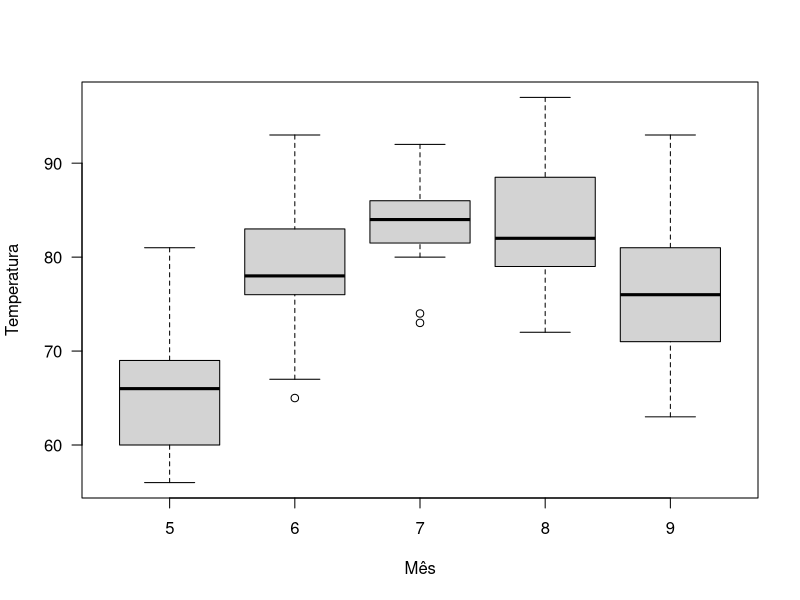

Reproduce this figure in R.
# Boxplots no R
# Aprendendo e Ensinando R para Análise de dados
# Prof Marcos Vital, UFAL
# Dezembro de 2025
# Conteúdo com licença CC BY 4.0
# https://marcosvital.github.io/Aprendendo-R/

# Dados de exemplo:
data ("airquality")

# Resumo dos dados:
summary (airquality)

# Entendendo a variação de temperatura por mês
boxplot (airquality$Temp ~ airquality$Month, las = 1, xlab = "Mês", ylab = "Temperatura")

# Se quiser ajuda pra ler os valores, você pode fazer isso:
tapply (airquality$Temp, airquality$Month, quantile)
